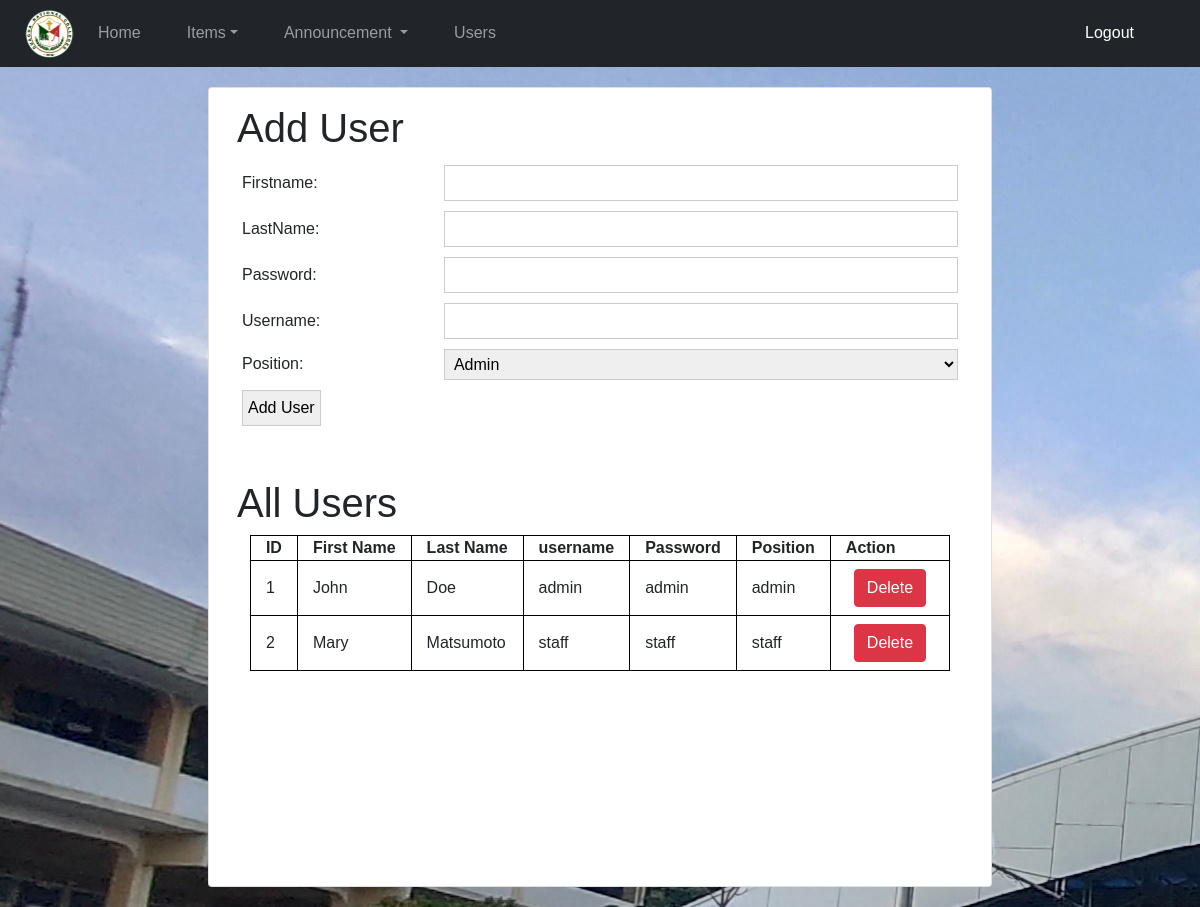
Screenshot of /ims_addUser.php with the database file from the repository.
### tables this page shows
CREATE TABLE `accounts` (
  `id` int(11) NOT NULL,
  `firstname` varchar(255) NOT NULL,
  `lastname` varchar(255) NOT NULL,
  `username` varchar(255) NOT NULL,
  `password` varchar(255) NOT NULL,
  `role` varchar(255) NOT NULL
);

### ims_addUser.php (the view, shortened to what this page needs)
<?php
require('includes/ims_headeradminadmin.php');
require('includes/ims_connection.php');
$run = mysqli_query($conn, "select * from `accounts`");
?>
<!DOCTYPE html>
<html lang="en">
<head>
</head>
<body>
    <div class="container">
        <div class="row">
            <div class="card" style="width: 50rem; height: 50rem">
                <div class="col-lg">
                    <div class="card-body">
                        <h1>Add User</h1>
                        <table class="signup-table">
                            <form action="ims_addAccount.php" method="POST">
                                <tr>
                                    <td><label for="firstname">Firstname:</label></td>
                                    <td><input type="text" name="firstname" required></td>
                                </tr>
                                <tr>
                                    <td><label for="lastname">LastName:</label></td>
                                    <td><input type="text" name="lastname" required></td>
                                </tr>
                                <tr>
                                    <td><label for="password">Password:</label></td>
                                    <td><input type="password" name="password" required></td>
                                </tr>
                                <tr>
                                    <td><label for="username">Username:</label></td>
                                    <td><input type="username" name="username" required></td>
                                </tr>
                                <tr>
                                    <td><label for="role">Position:</label></td>
                                    <td>
                                        <select name="role" required>
                                            <option value="admin">Admin</option>
                                        </select>
                                    </td>
                                </tr>
                                <tr>
                                    <td colspan="2"><input type="submit" value="Add User"></td>
                                </tr>
                            </form>
                        </table>
                        <h1>All Users</h1>
                        <table class="items" align="center" border="1" cellspacing="0" cellpadding="0">
                            <tr class="heading">
                                <th>ID</th>
                                <th>First Name</th>
                                <th>Last Name</th>
                                <th>username</th>
                                <th>Password</th>
                                <th>Position</th>
                                <th>Action</th>
                            </tr>
                            <?php
                                    if ($num = mysqli_num_rows($run) > 0) {
                                        while ($result = mysqli_fetch_assoc($run)) {
                                            echo "
                                    <tr class='data' style='border: 1px solid'>
                                    <td>" . $result['id'] . "</td>
                                    <td>" . $result['firstname'] . "</td>
                                    <td>" . $result['lastname'] . "</td>
                                    <td>" . $result['username'] . "</td>
                                    <td>" . $result['password'] . "</td>
                                    <td>" . $result['role'] . "</td>
                                    <td>
                                    <a href='ims_deleteAdminUsers.php?id=" . $result['id'] . "' id='btn' class='btn m-2 btn-danger'>Delete</a>
                                    </td>
                                    </tr>";}
                                    }
                            ?>
                        </table>
                    </div>
                </div>
            </div>
        </div>
    </div>
</body>
</html>

### includes/css/style.css (style rules this page uses)
body { font-family: Arial, sans-serif; margin: 0; padding: 0; }
.container { max-width: 800px; margin: 0 auto; padding: 20px; }

### ims_addUser.php (style rules this page uses)
body { background-image:url("img/img1carousel.jpg"); }
.signup-table { border-collapse: collapse; width: 100%; }
.signup-table td { padding: 5px; border: none; }
.signup-table input, .signup-table select { width: 100%; padding: 5px; box-sizing: border-box; border: 1px solid #ccc; }
.signup-table input[type="submit"] { width: auto; }
.Users, th, td { padding-left: 15px; padding-right: 15px; border: 1px solid black; }

### rows the page displays
accounts: id "1", firstname "John", lastname "Doe", username "admin", password "admin", role "admin"
accounts: id "2", firstname "Mary", lastname "Matsumoto", username "staff", password "staff", role "staff"
